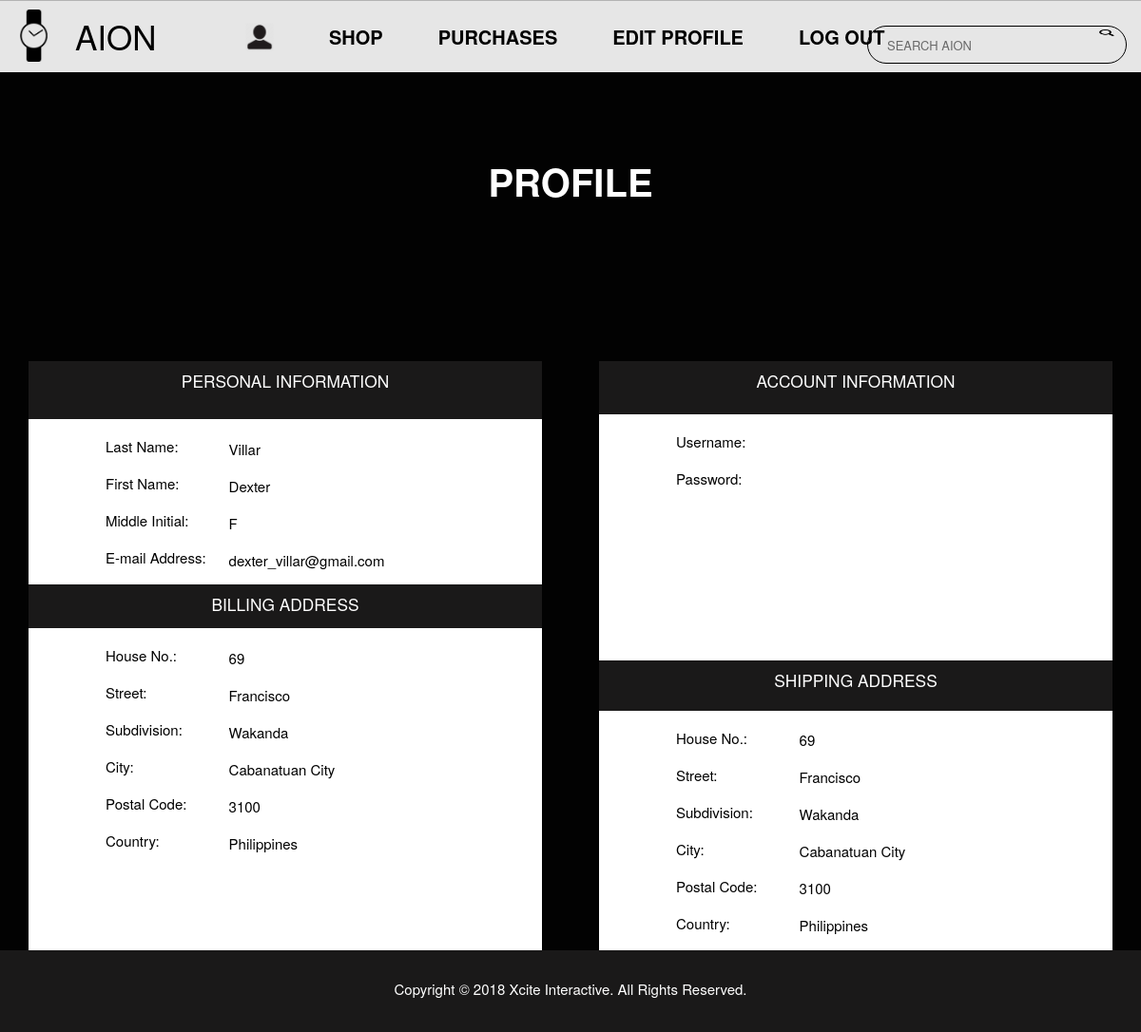
The app's page /aionApp/profilePage/ (signed in) with its own data.
### aionApp/models.py (models this page shows, shortened)
class user(models.Model):
    user_id = models.AutoField(primary_key=True)
    last_name = models.CharField(max_length=255)
    first_name = models.CharField(max_length=255)
    middle_initial = models.CharField(max_length=3)
    user_name = models.CharField(max_length=255)
    password = models.CharField(max_length=255)
    email = models.CharField(max_length=255)
    role_type = models.CharField(max_length=16, choices=role_choices, default='3')
    billing_add=models.ForeignKey(billing_addres, default=0)
    shipping_add=models.ForeignKey(shipping_addres, default=0)

class billing_addres(models.Model):
    house_number = models.IntegerField(default=0)
    street = models.CharField(max_length=255)
    subdivision = models.CharField(max_length=255)
    city = models.CharField(max_length=255)
    postal_code = models.CharField(max_length=255)
    country = models.CharField(max_length=255)

class shipping_addres(models.Model):
    house_number = models.IntegerField(default=0)
    street = models.CharField(max_length=255)
    subdivision = models.CharField(max_length=255)
    city = models.CharField(max_length=255)
    postal_code = models.CharField(max_length=255)
    country = models.CharField(max_length=255)

### aionApp/views.py (the view)
def profilePage(request):
    if request.session["user"] > 0:
        currentUser = get_object_or_404(user, user_id = request.session["user"])
        context = {
                'currentUser': currentUser,
            }
    return render(request, 'aionApp/profile.html', context)

### aionApp/templates/aionApp/profile.html (shortened to what this page needs)
<html>
    <head>
        {% load static %}
        <link rel="stylesheet" type="text/css" href="{% static 'aionApp/profile.css' %}">
    </head>
    <body>
        <div id="navbar">
            <p id="logo" style="position: absolute; left: -3%; bottom: -33%;">
                <a href="/aionApp/homePage/"><img src="{% static 'aionApp/Images/watch.png' %}" id="watch"></a>
                 AION
            </p>
            <form class="searchContainer" role="search" method="get" action="{% url 'aionApp:search' %}">
                <input type="text" id="searchBar" placeholder="SEARCH AION"
                class="form-control" name="q" value="{{ request.GET.q }}">
                <button type="submit" class="btn btn-default"><img class="searchIcon" src="{% static 'aionApp/Images/search.png' %}"></button>
            </form>
            <span style="position: absolute; left: 18%;">
                <a href="#"><img src="{% static 'aionApp/Images/profile.png' %}" id="profile"></a>
                <a href="/aionApp/shopPage/">SHOP</a>
                <a href="/aionApp/purchasePage/">PURCHASES</a>
                <a href="/aionApp/editProfilePage/">EDIT PROFILE</a>
                <a href="/aionApp/exitSession/">LOG OUT</a>
            </span>
        </div>
        <div id="registerContainer">
            <p id="bigMessage">PROFILE</p>
            <form class="addProductmodal-content animate"  action="{% url 'aionApp:signingUp' %}"method = "post">
                <div id="container1">
                    <div id="info">
                        <div id="personalinfo">
                            PERSONAL INFORMATION
                        </div>
                        <br>
                        <span class="fontUP">Last Name:</span>
                        <div id="align">
                            <span  class="fontUP" name="last_name">{{currentUser.last_name}}</span>
                        </div>
                        <br> <br>
                        <span class="fontUP">First Name:</span>
                        <div id="align">
                            <span  class="fontUP" name="first_name">{{currentUser.first_name}}</span>
                        </div>
                        <br> <br>
                        <span class="fontUP">Middle Initial: </span>
                        <div id="align">
                            <span  class="fontUP" name="middle_initial">{{currentUser.middle_initial}}</span>
                        </div>
                        <br> <br>
                        <span class="fontUP">E-mail Address:</span>
                        <div id="align">
                            <span  class="fontUP" name="email">{{currentUser.email}}</span>
                        </div>
                        <br> <br>
                        <div id="billingaddress">
                            BILLING ADDRESS
                        </div>
                        <br>
                        <span class="fontUP">House No.:</span>
                        <div id="align">
                            <span  class="fontUP" name="bHouseNum">{{currentUser.billing_add.house_number}}</span>
                        </div>
                        <br> <br>
                        <span class="fontUP">Street:</span>
                        <div id="align">
                            <span  class="fontUP" name="bStreet">{{currentUser.billing_add.street}} </span>
                        </div>
                        <br> <br>
                        <span class="fontUP">Subdivision:</span>
                        <div id="align">
                            <span  class="fontUP" name="bSubdivision">{{currentUser.billing_add.subdivision}}</span>
                        </div>
                        <br> <br>
                        <span class="fontUP">City:</span>
                        <div id="align">
                            <span  class="fontUP" name="bCity">{{currentUser.billing_add.city}}</span>
                        </div>
                        <br> <br>
                        <span class="fontUP">Postal Code:</span>
                        <div id="align">
                            <span  class="fontUP" name="bPostal">{{currentUser.billing_add.postal_code}} </span>
                        </div>
                        <br> <br>
                        <span class="fontUP">Country:</span>
                        <div id="align">
                            <span  class="fontUP" name="bCountry">{{currentUser.billing_add.country}} </span>
                        </div>
                        <br> <br>
                    </div>
                </div>
                <div id="container2">
                    <div id="accountinfo">
                        ACCOUNT INFORMATION
                    </div>
                    <br>
                    <span class="fontUP">Username:</span>
                    <span  class="fontUP" name="username"> </span>
                    <br> <br>
                    <span class="fontUP">Password:</span>
                    <span  class="fontUP" name="password1"> </span>
                    <br> <br>
                    <span  class="fontUP" name="password2"> </span>
                    <br> <br>
                </div>
                <div id="container3">
                    <div id="shippingaddress">
                        SHIPPING ADDRESS
                    </div>
                    <br>
                    <span class="fontUP">House No.: </span>
                    <div id="align2">
                        <span  class="fontUP" name="sHouseNum">{{currentUser.shipping_add.house_number}}</span>
                    </div>
                    <br> <br>
                    <span class="fontUP">Street:</span>
                    <div id="align2">
                        <span  class="fontUP" name="sStreet">{{currentUser.shipping_add.street}} </span>
                    </div>
                    <br> <br>
                    <span class="fontUP">Subdivision:</span>
                    <div id="align2">
                        <span  class="fontUP" name="sSubdivision">{{currentUser.shipping_add.subdivision}}</span>
                    </div>
                    <br> <br>
                    <span class="fontUP">City:</span>
                    <div id="align2">
                        <span  class="fontUP" name="sCity"> {{currentUser.shipping_add.city}}</span>
                    </div>
                    <br> <br>
                    <span class="fontUP">Postal Code:</span>
                    <div id="align2">
                        <span  class="fontUP" name="sPostal"> {{currentUser.shipping_add.postal_code}}</span>
                    </div>
                    <br> <br>
                    <span class="fontUP">Country:</span>
                    <div id="align2">
                        <span  class="fontUP" name="sCountry"> {{currentUser.shipping_add.country}}</span>
                    </div>
                </div>
            </form>
        </div>
        <footer>Copyright © 2018 Xcite Interactive. All Rights Reserved.</footer>
    </body>
</html>

### aionApp/static/aionApp/profile.css (style rules this page uses)
html, body { max-width: 100%; overflow-x: hidden; margin: 0; padding: 0; }
#navbar { display: flex; justify-content: center; top: 0; left: 0; position: fixed; overflow: hidden; flex-direction: row; justify-content: space-between; align-items: center; width: 100%; height: 4.7em; border-top-style: ridge; border-top-color: #d3d3d3; border-top-width: thin; background-color: white; border-color: #c7c7c7; opacity: 0.9; }
#navbar a { float: left; display: block; color: black; text-align: center; padding: 14px 16px; text-decoration: none; font-size: 20px; font-family: "Helvetica Neue"; font-weight: bold; margin-left: 1.3em; cursor: pointer; }
.searchContainer { text-align: center; position: absolute; right: -25%; bottom: 60%; width: 35%; display: block; margin: 0 auto; }
#searchBar { position: absolute; top: 35%; right: 75%; margin: 0 auto; width: 65%; height: 40px; padding: 0 20px; font-size: 0.81rem; border: 1px solid black; border-radius: 25px; font-family: "Helvetica Neue"; outline: none; }
.searchIcon { position: absolute; top: 102%; right: 78%; width: 4%; height: 120%; }
#watch { position: relative; width: 55px; height: 55px; margin-left: 2px; }
#logo { font-size: 35px; font-family: "Helvetica Neue"; display: flex; justify-content: center; overflow: hidden; flex-direction: row; justify-content:space-between; align-items: center; position: absolute; top: -35%; }
#profile { width: 30px; height: 30px; }
footer { background-color: #1a1919; height: 7%; display: block; padding-top: 30px; position: relative; text-align: center; font-family: "Helvetica Neue"; font-size: 15px; position: relative; color: white; }
#registerContainer { background-color: #020202; width: 100%; height: 125%; max-height: 125%; margin: 0; padding: 0; background-size: 100% 100%; background-repeat: no-repeat; color: white; }
#bigMessage { position: relative; top: 19%; transform: translateY(-50%); text-align: center; font-family: "Helvetica Neue"; font-size: 40px; color: white; font-weight: bold; }
#container1 { background-color: white; width: 45%; height: 70%; position: absolute; left: 2.5%; top: 35%; }
#container2 { background-color: white; left: 52.5%; width: 45%; height: 63%; position: absolute; top: 35%; }
#container3 { background-color: white; left: 52.5%; width: 45%; height: 41%; position: absolute; top: 64%; }
.fontUP { font-family: "Helvetica Neue"; color: black; font-size: 15px; padding-left: 15%; }
#personalinfo { background-color: #1a1919; width: 100%; height: 7%; font-family: "Helvetica Neue"; font-size: 13pt; padding-top: 1.5%; color: white; text-align: center; }
#billingaddress { background-color: #1a1919; width: 100%; height: 5%; font-family: "Helvetica Neue"; font-size: 13pt; padding-top: 1.5%; color: white; text-align: center; }
#accountinfo { background-color: #1a1919; width: 100%; height: 7%; font-family: "Helvetica Neue"; font-size: 13pt; padding-top: 1.5%; color: white; text-align: center; }
#shippingaddress { background-color: #1a1919; width: 100%; height: 10%; font-family: "Helvetica Neue"; font-size: 13pt; padding-top: 1.5%; color: white; text-align: center; }
#align { width: 60%; height: 30%; position: absolute; left: 30%; margin-top: -3.5%; }
#align2 { width: 60%; height: 30%; position: absolute; left: 30%; margin-top: -3.5%; }

### records on screen
user: last_name "Villar", first_name "Dexter", middle_initial "F", email "dexter_villar@gmail.com", billing_add.house_number "69", billing_add.street "Francisco", billing_add.subdivision "Wakanda", billing_add.city "Cabanatuan City", billing_add.postal_code "3100", billing_add.country "Philippines", shipping_add.house_number "69", shipping_add.street "Francisco", shipping_add.subdivision "Wakanda", shipping_add.city "Cabanatuan City", shipping_add.postal_code "3100", shipping_add.country "Philippines"
